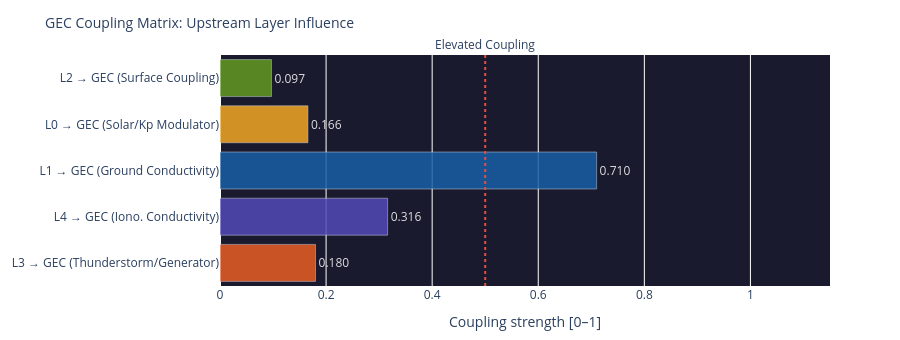

Notebook code cell kept with this figure:
### Code cell
# ============================================================
# COUPLING MATRIX – How strongly does each layer influence the GEC?
# ============================================================

# Coupling strengths (0–1) from upstream layer scores
def safe(v, default=0.0):
    return float(v) if v is not None else default

coupling = {
    'L3 → GEC\n(Thunderstorm/Generator)':    safe(l3_thunder_score, 0.15),
    'L4 → GEC\n(Iono. Conductivity)':    safe(l4_ioniz, 0.3),
    'L1 → GEC\n(Ground Conductivity)':   0.71,   # stabil (Ozeananteil)
    'L0 → GEC\n(Solar/Kp Modulator)':    safe(layer0.get('score') if layer0 else None, 0.25),
    'L2 → GEC\n(Surface Coupling)':      safe(layer2.get('components',{}).get('Elec. Surface Coupling',{}).get('score') if layer2 else None, 0.3),
}

names  = list(coupling.keys())
values = list(coupling.values())
colors = ['#E85D24','#534AB7','#185FA5','#F2A623','#639922']

fig = go.Figure(go.Bar(
    x=values, y=names,
    orientation='h',
    marker_color=colors, opacity=0.85,
    text=[f'{v:.3f}' for v in values],
    textposition='outside',
    textfont=dict(color='white')
))
fig.add_vline(x=0.5, line_dash='dot', line_color='#e74c3c',
              annotation_text='Elevated Coupling', annotation_position='top')
fig.update_layout(
    title=dict(text='GEC Coupling Matrix: Upstream Layer Influence', font=dict(size=14)),
    xaxis=dict(title='Coupling strength [0–1]', range=[0, 1.15]),
    height=340, plot_bgcolor='#1a1a2e', paper_bgcolor='rgba(0,0,0,0)',
    margin=dict(l=180, r=70, t=55, b=40)
)
fig.show()

### Figure 1 — Plotly figure (JSON) as saved in the notebook; plotly's stock layout.template omitted (floating-point values rounded to 4 significant figures)
{"data": [{"marker": {"color": ["#E85D24", "#534AB7", "#185FA5", "#F2A623", "#639922"]}, "opacity": 0.85, "orientation": "h", "text": ["0.180", "0.316", "0.710", "0.166", "0.097"], "textfont": {"color": "white"}, "textposition": "outside", "type": "bar", "x": [0.1801, 0.316, 0.71, 0.1658, 0.097], "y": ["L3 → GEC\n(Thunderstorm/Generator)", "L4 → GEC\n(Iono. Conductivity)", "L1 → GEC\n(Ground Conductivity)", "L0 → GEC\n(Solar/Kp Modulator)", "L2 → GEC\n(Surface Coupling)"]}], "layout": {"annotations": [{"showarrow": false, "text": "Elevated Coupling", "x": 0.5, "xanchor": "center", "xref": "x", "y": 1, "yanchor": "bottom", "yref": "y domain"}], "height": 340, "margin": {"b": 40, "l": 180, "r": 70, "t": 55}, "paper_bgcolor": "rgba(0,0,0,0)", "plot_bgcolor": "#1a1a2e", "shapes": [{"line": {"color": "#e74c3c", "dash": "dot"}, "type": "line", "x0": 0.5, "x1": 0.5, "xref": "x", "y0": 0, "y1": 1, "yref": "y domain"}], "title": {"font": {"size": 14}, "text": "GEC Coupling Matrix: Upstream Layer Influence"}, "xaxis": {"range": [0, 1.15], "title": {"text": "Coupling strength [0–1]"}}}}
